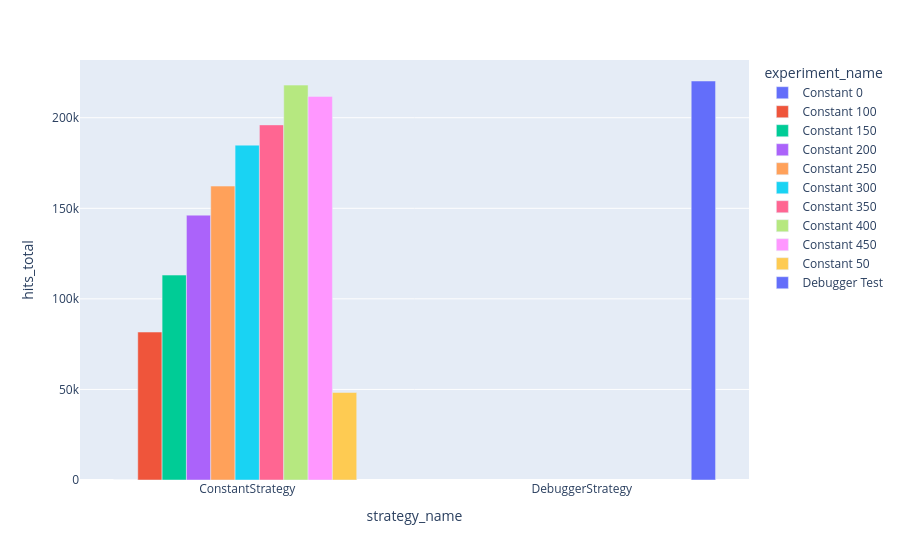

The notebook cell saved with this chart:
### Code cell
px.bar(
    metrics.reset_index(),
    x=C.STRATEGY_NAME,
    y=C.HITS_TOTAL,
    color=C.EXPERIMENT_NAME,
    barmode='group'
)

### Figure 1 — Plotly figure (JSON) as saved in the notebook; plotly's stock layout.template omitted (floating-point values rounded to 4 significant figures)
{"data": [{"alignmentgroup": "True", "hovertemplate": "experiment_name=Constant 0<br>strategy_name=%{x}<br>hits_total=%{y}<extra></extra>", "legendgroup": "Constant 0", "marker": {"color": "#636efa", "pattern": {"shape": ""}}, "name": "Constant 0", "offsetgroup": "Constant 0", "orientation": "v", "showlegend": true, "textposition": "auto", "type": "bar", "x": ["ConstantStrategy"], "xaxis": "x", "y": [0], "yaxis": "y"}, {"alignmentgroup": "True", "hovertemplate": "experiment_name=Constant 100<br>strategy_name=%{x}<br>hits_total=%{y}<extra></extra>", "legendgroup": "Constant 100", "marker": {"color": "#EF553B", "pattern": {"shape": ""}}, "name": "Constant 100", "offsetgroup": "Constant 100", "orientation": "v", "showlegend": true, "textposition": "auto", "type": "bar", "x": ["ConstantStrategy"], "xaxis": "x", "y": [81679], "yaxis": "y"}, {"alignmentgroup": "True", "hovertemplate": "experiment_name=Constant 150<br>strategy_name=%{x}<br>hits_total=%{y}<extra></extra>", "legendgroup": "Constant 150", "marker": {"color": "#00cc96", "pattern": {"shape": ""}}, "name": "Constant 150", "offsetgroup": "Constant 150", "orientation": "v", "showlegend": true, "textposition": "auto", "type": "bar", "x": ["ConstantStrategy"], "xaxis": "x", "y": [113125], "yaxis": "y"}, {"alignmentgroup": "True", "hovertemplate": "experiment_name=Constant 200<br>strategy_name=%{x}<br>hits_total=%{y}<extra></extra>", "legendgroup": "Constant 200", "marker": {"color": "#ab63fa", "pattern": {"shape": ""}}, "name": "Constant 200", "offsetgroup": "Constant 200", "orientation": "v", "showlegend": true, "textposition": "auto", "type": "bar", "x": ["ConstantStrategy"], "xaxis": "x", "y": [146223], "yaxis": "y"}, {"alignmentgroup": "True", "hovertemplate": "experiment_name=Constant 250<br>strategy_name=%{x}<br>hits_total=%{y}<extra></extra>", "legendgroup": "Constant 250", "marker": {"color": "#FFA15A", "pattern": {"shape": ""}}, "name": "Constant 250", "offsetgroup": "Constant 250", "orientation": "v", "showlegend": true, "textposition": "auto", "type": "bar", "x": ["ConstantStrategy"], "xaxis": "x", "y": [162263], "yaxis": "y"}, {"alignmentgroup": "True", "hovertemplate": "experiment_name=Constant 300<br>strategy_name=%{x}<br>hits_total=%{y}<extra></extra>", "legendgroup": "Constant 300", "marker": {"color": "#19d3f3", "pattern": {"shape": ""}}, "name": "Constant 300", "offsetgroup": "Constant 300", "orientation": "v", "showlegend": true, "textposition": "auto", "type": "bar", "x": ["ConstantStrategy"], "xaxis": "x", "y": [184868], "yaxis": "y"}, {"alignmentgroup": "True", "hovertemplate": "experiment_name=Constant 350<br>strategy_name=%{x}<br>hits_total=%{y}<extra></extra>", "legendgroup": "Constant 350", "marker": {"color": "#FF6692", "pattern": {"shape": ""}}, "name": "Constant 350", "offsetgroup": "Constant 350", "orientation": "v", "showlegend": true, "textposition": "auto", "type": "bar", "x": ["ConstantStrategy"], "xaxis": "x", "y": [196053], "yaxis": "y"}, {"alignmentgroup": "True", "hovertemplate": "experiment_name=Constant 400<br>strategy_name=%{x}<br>hits_total=%{y}<extra></extra>", "legendgroup": "Constant 400", "marker": {"color": "#B6E880", "pattern": {"shape": ""}}, "name": "Constant 400", "offsetgroup": "Constant 400", "orientation": "v", "showlegend": true, "textposition": "auto", "type": "bar", "x": ["ConstantStrategy"], "xaxis": "x", "y": [218011], "yaxis": "y"}, {"alignmentgroup": "True", "hovertemplate": "experiment_name=Constant 450<br>strategy_name=%{x}<br>hits_total=%{y}<extra></extra>", "legendgroup": "Constant 450", "marker": {"color": "#FF97FF", "pattern": {"shape": ""}}, "name": "Constant 450", "offsetgroup": "Constant 450", "orientation": "v", "showlegend": true, "textposition": "auto", "type": "bar", "x": ["ConstantStrategy"], "xaxis": "x", "y": [211784], "yaxis": "y"}, {"alignmentgroup": "True", "hovertemplate": "experiment_name=Constant 50<br>strategy_name=%{x}<br>hits_total=%{y}<extra></extra>", "legendgroup": "Constant 50", "marker": {"color": "#FECB52", "pattern": {"shape": ""}}, "name": "Constant 50", "offsetgroup": "Constant 50", "orientation": "v", "showlegend": true, "textposition": "auto", "type": "bar", "x": ["ConstantStrategy"], "xaxis": "x", "y": [48293], "yaxis": "y"}, {"alignmentgroup": "True", "hovertemplate": "experiment_name=Debugger Test<br>strategy_name=%{x}<br>hits_total=%{y}<extra></extra>", "legendgroup": "Debugger Test", "marker": {"color": "#636efa", "pattern": {"shape": ""}}, "name": "Debugger Test", "offsetgroup": "Debugger Test", "orientation": "v", "showlegend": true, "textposition": "auto", "type": "bar", "x": ["DebuggerStrategy"], "xaxis": "x", "y": [220281], "yaxis": "y"}], "layout": {"barmode": "group", "legend": {"title": {"text": "experiment_name"}, "tracegroupgap": 0}, "margin": {"t": 60}, "xaxis": {"anchor": "y", "domain": [0, 1], "title": {"text": "strategy_name"}}, "yaxis": {"anchor": "x", "domain": [0, 1], "title": {"text": "hits_total"}}}}
